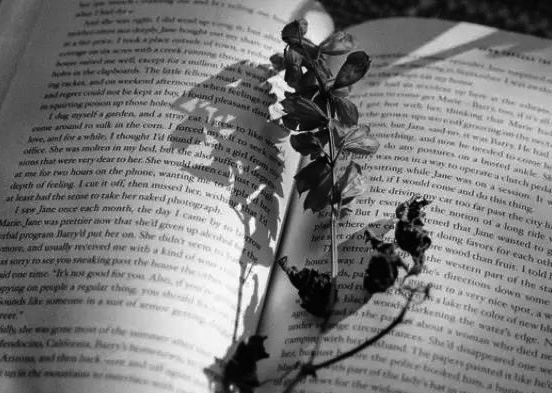
#> input picture opencv/image4.jpg, 552 x 393 px
$ python Func_GussianBlur.py image4.jpg
#> lines starting #> are read from the running program, lines starting #| are printed output that depends on the picture
#! /usr/bin/env python
# coding:utf-8
import cv2
import numpy as np
import sys

if __name__=='__main__':
    img = cv2.imread(sys.argv[1], 0)
#> img is the input picture: shape (393, 552); min 0, max 255, mean 122
    # dst = cv2.boxFilter(img,8,(3,3))
    # dst = cv2.blur(img,(3,3))
    dst = cv2.GaussianBlur(img,(5,5),2)
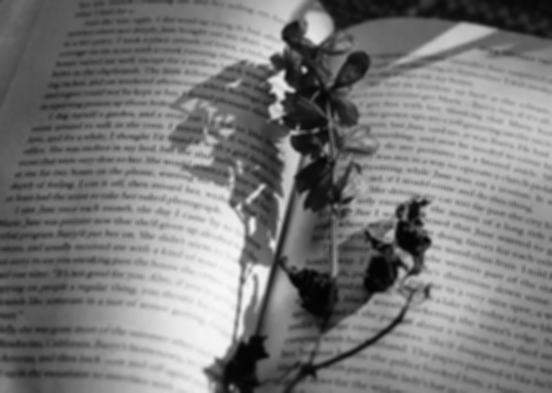
#> dst: shape (393, 552); min 2, max 248, mean 122
    dst2 = cv2.GaussianBlur(img,(5,5),0.5)
    cv2.imshow('1',img)
    cv2.imshow('2',dst)
    cv2.imshow('3',dst2)
    cv2.waitKey()
    cv2.destroyAllWindows()
